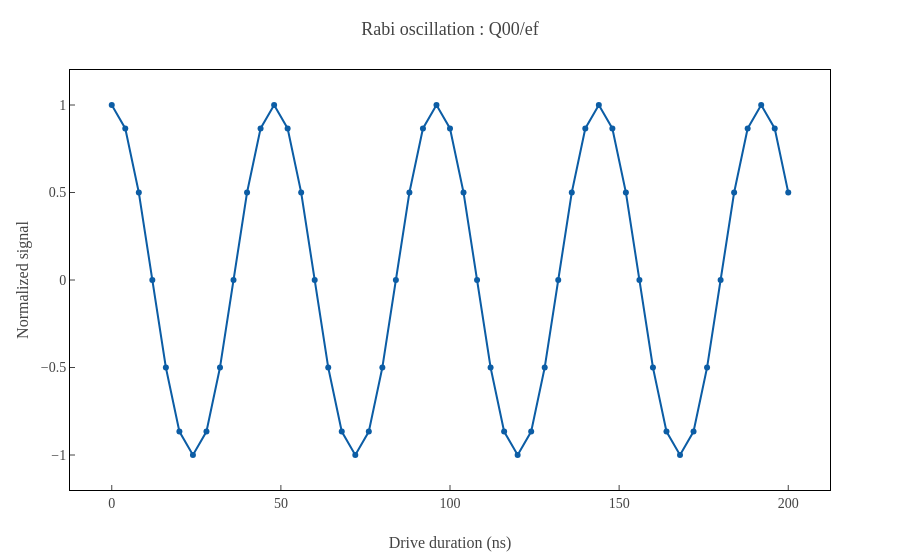

The code cell stored with this chart in its notebook:
### Markdown cell above
## 9. Re-check the EF Rabi oscillation

Run the EF Rabi measurement again to confirm that the updated frequency improved the response.

### Code cell
ef_rabi_after_frequency = exp.obtain_ef_rabi_params(
    Q0,
    time_range=np.arange(0, 201, 4),
    n_shots=1024,
)

### Figure 1 — Plotly figure (JSON) as saved in the notebook; plotly's stock layout.template omitted (floating-point values rounded to 4 significant figures)
{"data": [{"mode": "markers+lines", "type": "scatter", "x": [0, 4, 8, 12, 16, 20, 24, 28, 32, 36, 40, 44, 48, 52, 56, 60, 64, 68, 72, 76, 80, 84, 88, 92, 96, 100, 104, 108, 112, 116, 120, 124, 128, 132, 136, 140, 144, 148, 152, 156, 160, 164, 168, 172, 176, 180, 184, 188, 192, 196, 200], "y": [1, 0.866, 0.5, 6.123e-17, -0.5, -0.866, -1, -0.866, -0.5, -1.837e-16, 0.5, 0.866, 1, 0.866, 0.5, 1.194e-15, -0.5, -0.866, -1, -0.866, -0.5, -4.286e-16, 0.5, 0.866, 1, 0.866, 0.5, 2.327e-15, -0.5, -0.866, -1, -0.866, -0.5, -2.45e-15, 0.5, 0.866, 1, 0.866, 0.5, 2.572e-15, -0.5, -0.866, -1, -0.866, -0.5, -2.695e-15, 0.5, 0.866, 1, 0.866, 0.5]}], "layout": {"title": {"text": "Rabi oscillation : Q00/ef"}, "xaxis": {"title": {"text": "Drive duration (ns)"}}, "yaxis": {"range": [-1.2, 1.2], "title": {"text": "Normalized signal"}}}}
